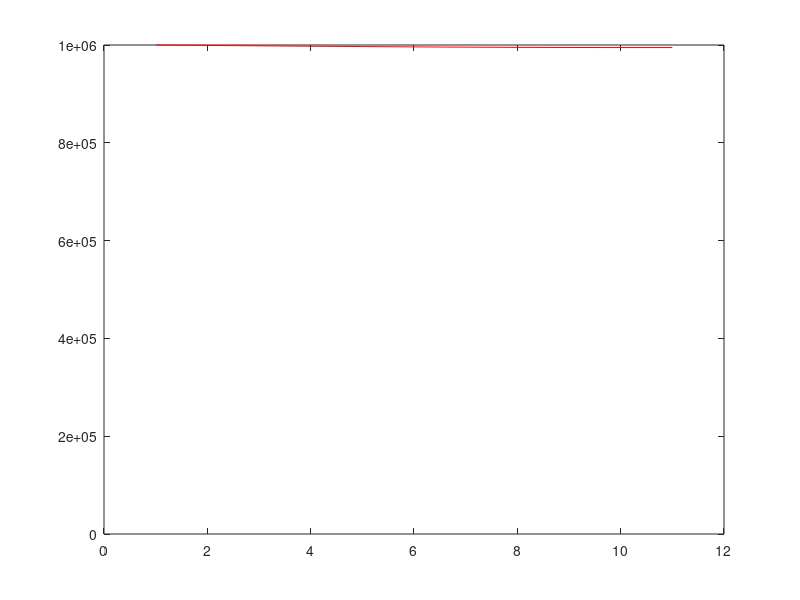

Here is the MATLAB script that generated this plot:
clearvars;close all;clc;

%% Set some parameters

L = 1; % cm
D = 1e-2; % cm^2/s
dx = 0.1; % cm
nx = L/dx+1; % unitless integer
dur = 200; % s
C0 = 1e6; % concentration of leukocytes upstream of the prosthetic

%% Stability Concern

dt = dx^2/(2*D);
nt = ceil(dur/dt)+1;

%% Initialize the result matrix

C_out = zeros(nx,nt);

%% Initial conditions

C_out(1,1) = C0;
C_out(2:end,1) = 0;

%% Fill in C_out

A = D*dt/(dx^2); C = A;
B = 1-2*D*dt/(dx^2);
figure;plot(1:nx,C_out(:,1),'r')
for n = 1:nt-1
    for i = 2:nx-1
        C_out(i,n+1) = A*C_out(i+1,n)+B*C_out(i,n)+C*C_out(i-1,n);
        C_out(nx,n+1) = C_out(nx-1,n+1);
        C_out(1,n+1) = C0;%C_out(2,n+1);
    end
    plot(1:nx,C_out(:,n+1),'r');ylim([0,C0]);pause(0.3)% Changed location
end

